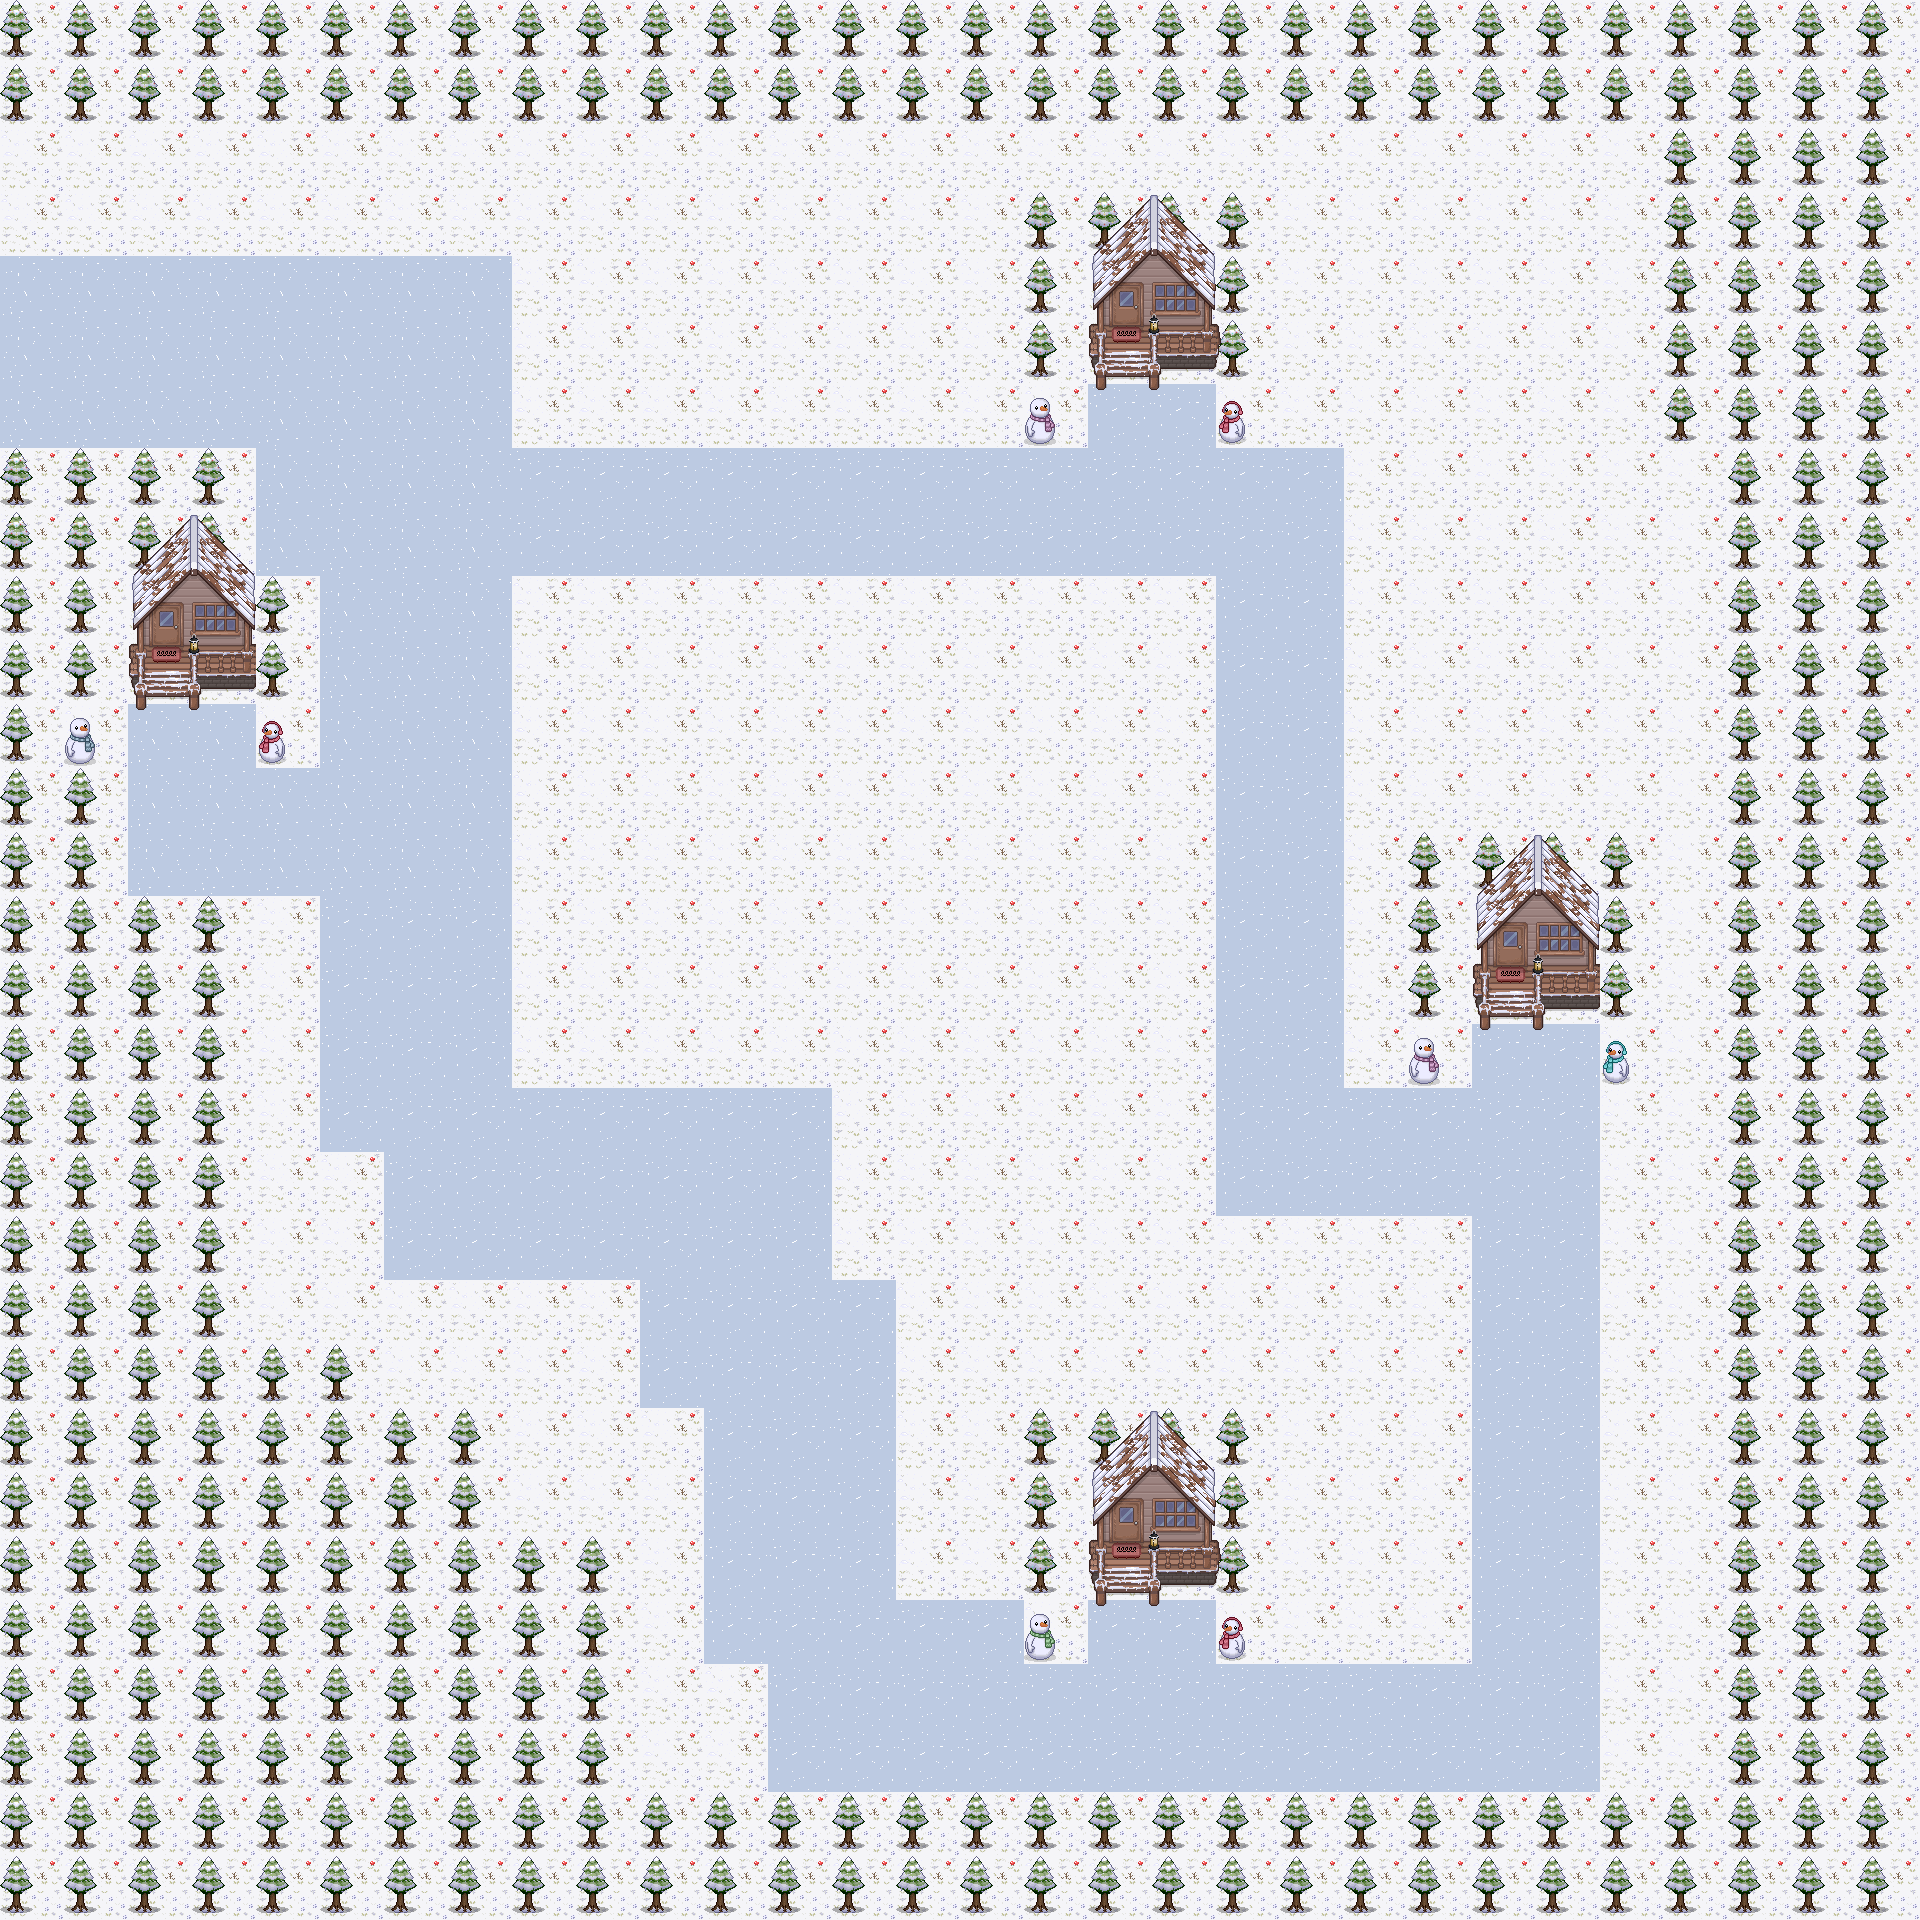

A level layout from a 2D game, rendered from its tile map. Below: a short description, then the map file with tile-grid data replaced by summaries:
An orthogonal 30x30 tile map with 64x64 px tiles, 5 tile layers (Tile Layer 1, Background, Tree, Ice, ...), 3 tilesets.

<map version="1.8" tiledversion="1.8.0" orientation="orthogonal" renderorder="right-down" width="30" height="30" tilewidth="64" tileheight="64" infinite="0" nextlayerid="6" nextobjectid="1">
 <tileset firstgid="1" name="Snowplains " tilewidth="64" tileheight="64" tilecount="768" columns="16">
  <image source="snowplains_tileset_final.png" width="1024" height="3072" />
 </tileset>
 <tileset firstgid="769" name="Spritesheet" tilewidth="64" tileheight="64" tilecount="64" columns="8">
  <image source="spritesheet.png" width="512" height="512" />
 </tileset>
 <tileset firstgid="833" name="New_Piskel1" tilewidth="64" tileheight="64" tilecount="4" columns="2">
  <image source="New_Piskel1.png" width="128" height="128" />
 </tileset>
 <layer id="1" name="Tile Layer 1" width="30" height="30">
  <data>[900 cells, 0 non-empty, 0 distinct tile ids]</data>
 </layer>
 <layer id="2" name="Background" width="30" height="30">
  <data>[900 cells, 900 non-empty, 1 distinct tile ids]</data>
 </layer>
 <layer id="3" name="Tree" width="30" height="30">
  <data>[900 cells, 344 non-empty, 3 distinct tile ids]</data>
 </layer>
 <layer id="4" name="Ice" width="30" height="30">
  <data>[900 cells, 208 non-empty, 1 distinct tile ids]</data>
 </layer>
 <layer id="5" name="House" width="30" height="30">
  <data>[900 cells, 61 non-empty, 17 distinct tile ids]</data>
 </layer>
</map>
